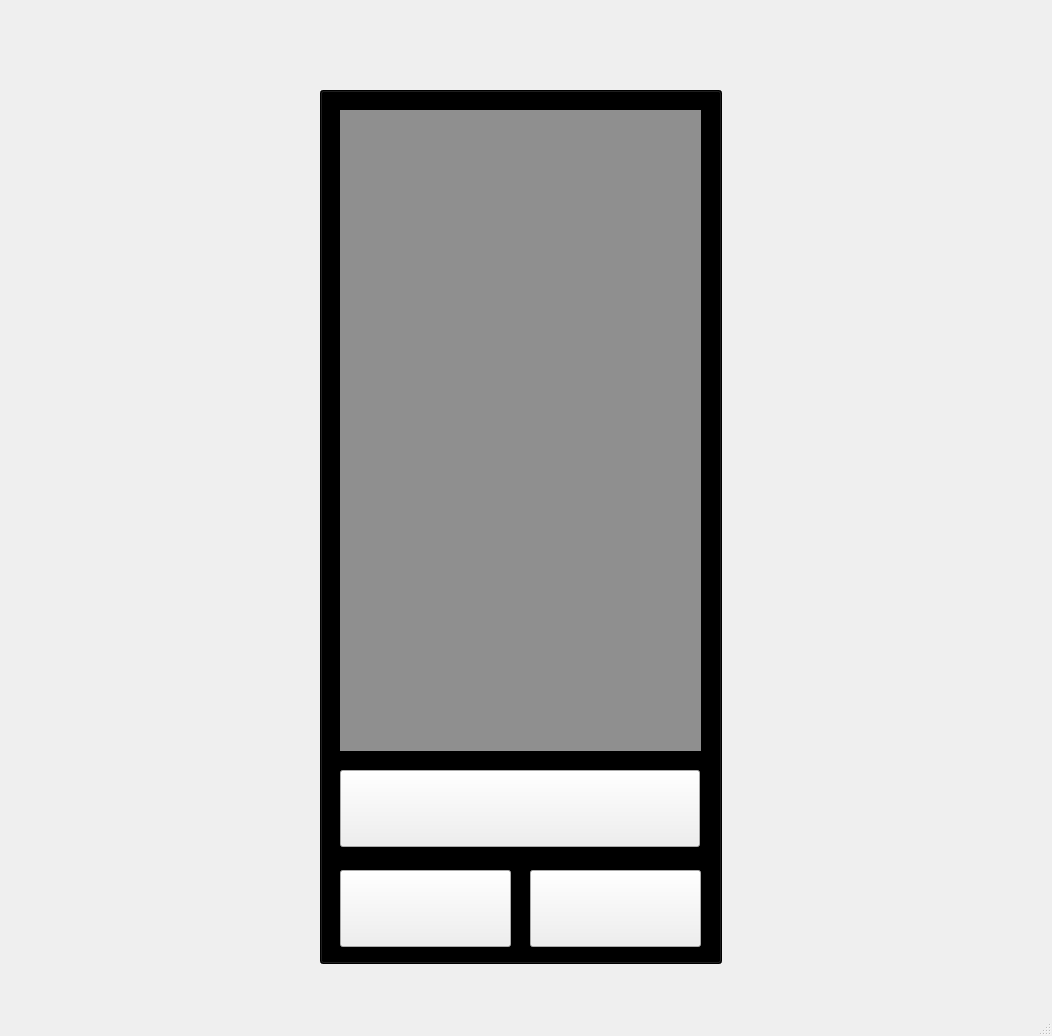
<?xml version="1.0" encoding="UTF-8"?>
<ui version="4.0">
 <class>MainWindow</class>
 <widget class="QMainWindow" name="MainWindow">
  <property name="geometry">
   <rect>
    <x>0</x>
    <y>0</y>
    <width>1052</width>
    <height>1036</height>
   </rect>
  </property>
  <property name="windowTitle">
   <string>MainWindow</string>
  </property>
  <widget class="QWidget" name="centralwidget">
   <widget class="QPushButton" name="pushButton">
    <property name="enabled">
     <bool>false</bool>
    </property>
    <property name="geometry">
     <rect>
      <x>320</x>
      <y>90</y>
      <width>402</width>
      <height>874</height>
     </rect>
    </property>
    <property name="styleSheet">
     <string notr="true">background-color: rgb(0, 0, 0);</string>
    </property>
    <property name="text">
     <string/>
    </property>
   </widget>
   <widget class="QPushButton" name="pushButton_2">
    <property name="geometry">
     <rect>
      <x>340</x>
      <y>770</y>
      <width>360</width>
      <height>77</height>
     </rect>
    </property>
    <property name="styleSheet">
     <string notr="true">border-image: url(:/image/image_file/Group 24.png);</string>
    </property>
    <property name="text">
     <string/>
    </property>
   </widget>
   <widget class="QPushButton" name="pushButton_3">
    <property name="geometry">
     <rect>
      <x>530</x>
      <y>870</y>
      <width>171</width>
      <height>77</height>
     </rect>
    </property>
    <property name="styleSheet">
     <string notr="true">border-image: url(:/image/image_file/Group 25.png);</string>
    </property>
    <property name="text">
     <string/>
    </property>
   </widget>
   <widget class="QPushButton" name="pushButton_4">
    <property name="geometry">
     <rect>
      <x>340</x>
      <y>870</y>
      <width>171</width>
      <height>77</height>
     </rect>
    </property>
    <property name="styleSheet">
     <string notr="true">border-image: url(:/image/image_file/Group 26.png);</string>
    </property>
    <property name="text">
     <string/>
    </property>
   </widget>
   <widget class="QLabel" name="imageLabel">
    <property name="geometry">
     <rect>
      <x>340</x>
      <y>110</y>
      <width>361</width>
      <height>641</height>
     </rect>
    </property>
    <property name="styleSheet">
     <string notr="true">background-color: rgb(143, 143, 143);</string>
    </property>
    <property name="text">
     <string/>
    </property>
    <property name="scaledContents">
     <bool>true</bool>
    </property>
   </widget>
  </widget>
  <widget class="QMenuBar" name="menubar">
   <property name="geometry">
    <rect>
     <x>0</x>
     <y>0</y>
     <width>1052</width>
     <height>22</height>
    </rect>
   </property>
  </widget>
  <widget class="QStatusBar" name="statusbar"/>
 </widget>
 <resources>
  <include location="resouce.qrc"/>
 </resources>
 <connections/>
</ui>
